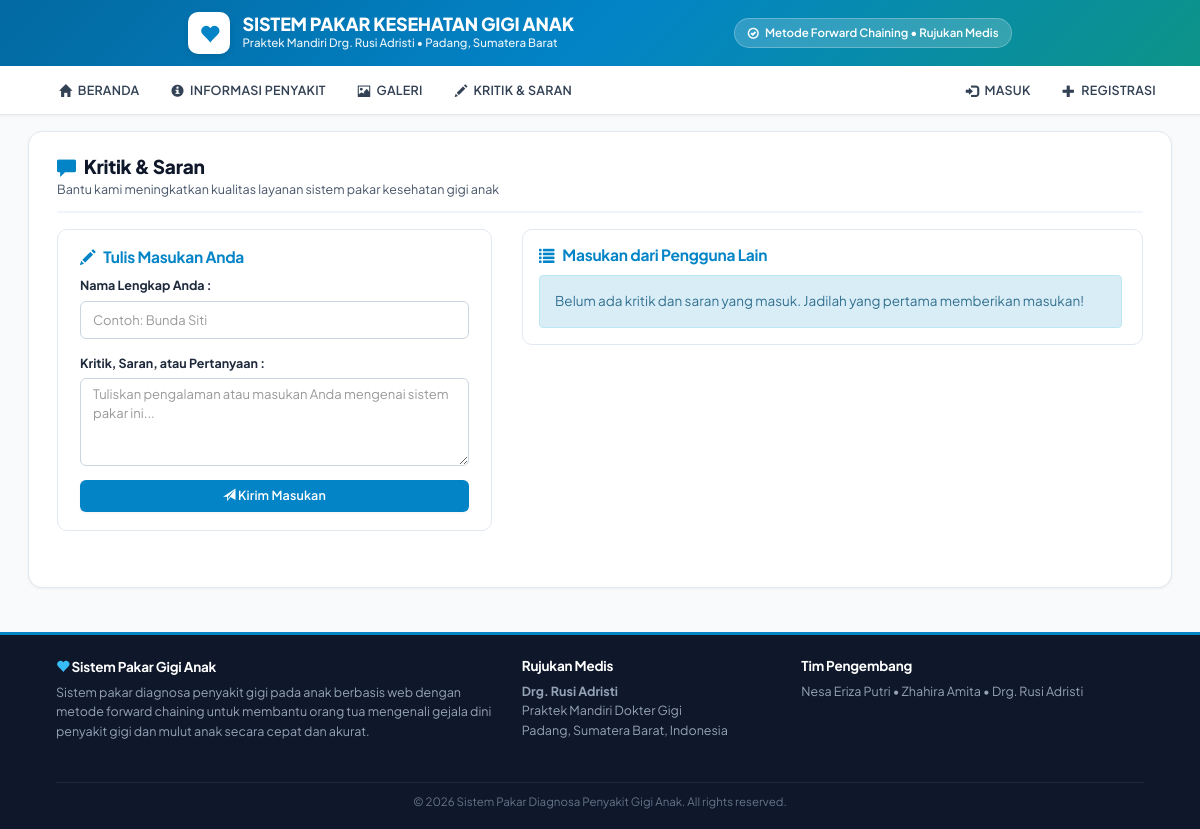
The page /saran.php on the database as committed earlier.
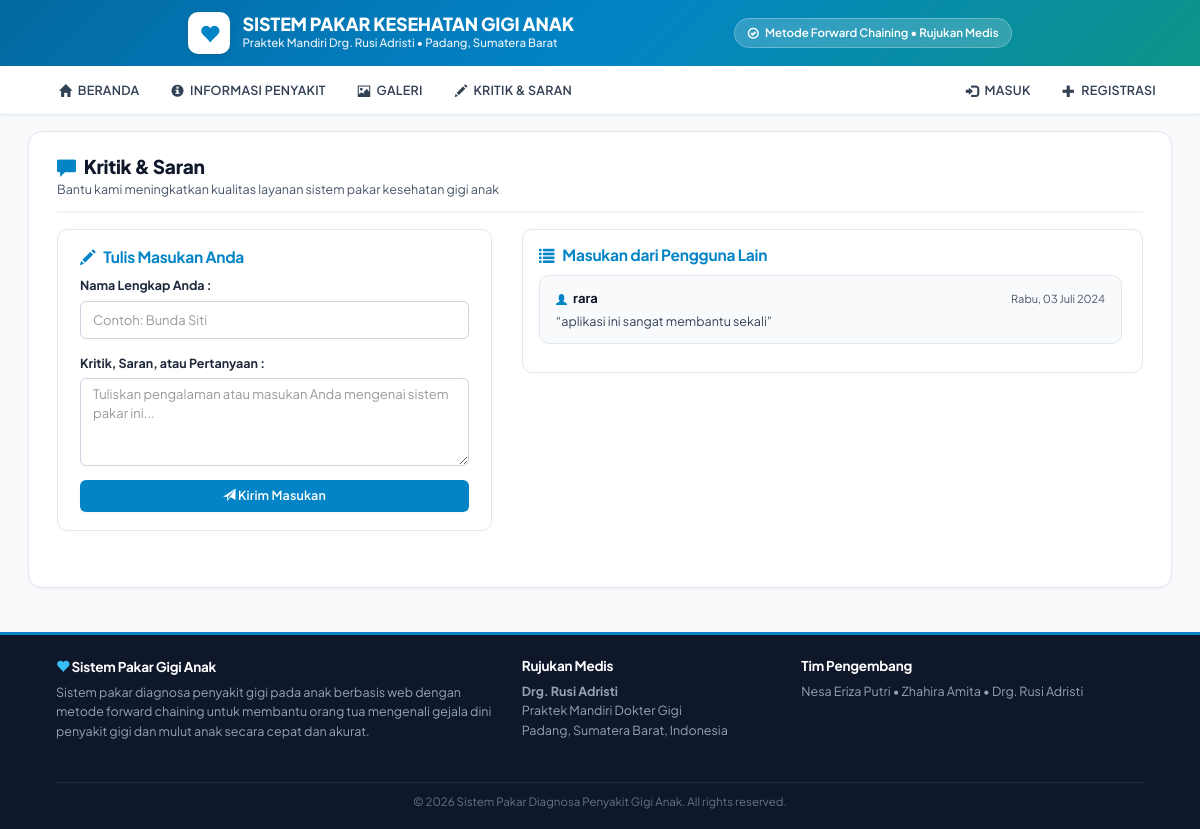
The same page on the database as committed later.
### tables this page shows
CREATE TABLE `tbsaran` (
  `id_saran` int(11) NOT NULL,
  `nama` varchar(50) NOT NULL,
  `saran` text NOT NULL,
  `tgl_kirim` timestamp NOT NULL DEFAULT current_timestamp() ON UPDATE current_timestamp()
);

### saran.php (the view, shortened to what this page needs)
<?php
include "library.php";
?>
<body>
<?php
include "template/kiri.php";
?>
<div class="page-header-custom">
  <div>
    <h3 class="page-title"><span class="glyphicon glyphicon-comment" style="color:var(--primary);"></span> Kritik &amp; Saran</h3>
    <div class="page-subtitle">Bantu kami meningkatkan kualitas layanan sistem pakar kesehatan gigi anak</div>
  </div>
</div>
<div class="row">
  <div class="col-md-5 col-sm-12" style="margin-bottom:16px;">
    <div class="article-card">
      <h4 class="article-card-title">
        <span class="glyphicon glyphicon-pencil"></span> Tulis Masukan Anda
      </h4>
      <form method="POST">
        <div class="form-group">
          <label for="Tnm_pengguna"><strong>Nama Lengkap Anda :</strong></label>
          <input id="Tnm_pengguna" class="form-control" type="text" name="Tnm_pengguna" maxlength="50" required placeholder="Contoh: Bunda Siti" value="<?php echo isset($_SESSION['username']) ? htmlspecialchars($_SESSION['username']) : ''; ?>" />
        </div>
        <div class="form-group">
          <label for="Tsaran"><strong>Kritik, Saran, atau Pertanyaan :</strong></label>
          <textarea id="Tsaran" class="form-control" name="Tsaran" minlength="5" rows="4" required placeholder="Tuliskan pengalaman atau masukan Anda mengenai sistem pakar ini..."></textarea>
        </div>
        <div style="display:flex; gap:8px;">
          <button type="submit" name="Bsimpan" class="btn btn-primary btn-block">
            <span class="glyphicon glyphicon-send"></span> Kirim Masukan
          </button>
        </div>
      </form>
    </div>
  </div>
  <div class="col-md-7 col-sm-12">
    <div class="article-card" style="padding:16px;">
      <h4 class="article-card-title" style="margin-bottom:12px;">
        <span class="glyphicon glyphicon-list"></span> Masukan dari Pengguna Lain
      </h4>
      <div style="max-height: 420px; overflow-y: auto; padding-right: 4px;">
        <?php
        $kueri = mysqli_query($koneksi, "SELECT * FROM tbsaran ORDER BY id_saran DESC");
        if(mysqli_num_rows($kueri) < 1) {
          echo "<div class='alert alert-info' style='margin:0;'>Belum ada kritik dan saran yang masuk. Jadilah yang pertama memberikan masukan!</div>";
        } else {
          while ($isi = mysqli_fetch_array($kueri, MYSQLI_BOTH)){
            $tglStr = !empty($isi['tgl_kirim']) ? $isi['tgl_kirim'] : date('Y-m-d');
            $hari = substr($tglStr, 8, 2);
            $bulan = substr($tglStr, 5, 2);
            $tahun = substr($tglStr, 0, 4);
            $tglFormat = tanggal_indo($hari, $bulan, $tahun);
        ?>
          <div class="feedback-card">
            <div class="feedback-header">
              <div style="display:flex; align-items:center; gap:6px;">
                <span class="glyphicon glyphicon-user" style="color:var(--primary); font-size:11px;"></span>
                <span class="feedback-user"><?php echo htmlspecialchars($isi['nama']); ?></span>
              </div>
              <span class="feedback-date"><?php echo $tglFormat; ?></span>
            </div>
            <p class="feedback-text">
              &ldquo;<?php echo nl2br(htmlspecialchars($isi['saran'])); ?>&rdquo;
            </p>
          </div>
        <?php
          }
        }
        ?>
      </div>
    </div>
  </div>
</div>
<?php
include "template/kanan.php";
include "template/footer.php";
?>

Rows that differ between the two databases and show on the page:
added tbsaran: nama "rara", tgl_kirim "Rabu, 03 Juli 2024", saran "aplikasi ini sangat membantu sekali"
Other text that changed with them:
text no longer shown: "Belum ada kritik dan saran yang masuk. Jadilah yang pertama memberikan masukan!"
